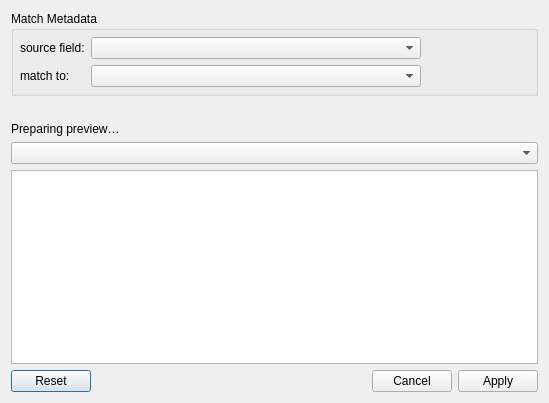
<?xml version="1.0" encoding="UTF-8"?>
<ui version="4.0">
 <class>dialog_media_links</class>
 <widget class="QDialog" name="dialog_media_links">
  <property name="geometry">
   <rect>
    <x>0</x>
    <y>0</y>
    <width>549</width>
    <height>403</height>
   </rect>
  </property>
  <property name="minimumSize">
   <size>
    <width>0</width>
    <height>0</height>
   </size>
  </property>
  <property name="windowTitle">
   <string>Link Media to Metadata</string>
  </property>
  <property name="surfaceRole" stdset="0">
   <string>panel</string>
  </property>
  <layout class="QVBoxLayout" name="layout_dialog">
   <item>
    <widget class="QGroupBox" name="group_match_metadata">
     <property name="sizePolicy">
      <sizepolicy hsizetype="Expanding" vsizetype="Preferred">
       <horstretch>2</horstretch>
       <verstretch>0</verstretch>
      </sizepolicy>
     </property>
     <property name="minimumSize">
      <size>
       <width>0</width>
       <height>0</height>
      </size>
     </property>
     <property name="title">
      <string>Match Metadata</string>
     </property>
     <layout class="QFormLayout" name="formLayout_2">
      <property name="fieldGrowthPolicy">
       <enum>QFormLayout::FieldGrowthPolicy::ExpandingFieldsGrow</enum>
      </property>
      <property name="labelAlignment">
       <set>Qt::AlignmentFlag::AlignLeading|Qt::AlignmentFlag::AlignLeft|Qt::AlignmentFlag::AlignVCenter</set>
      </property>
      <property name="formAlignment">
       <set>Qt::AlignmentFlag::AlignLeading|Qt::AlignmentFlag::AlignLeft|Qt::AlignmentFlag::AlignTop</set>
      </property>
      <property name="horizontalSpacing">
       <number>6</number>
      </property>
      <property name="verticalSpacing">
       <number>6</number>
      </property>
      <property name="leftMargin">
       <number>6</number>
      </property>
      <property name="topMargin">
       <number>6</number>
      </property>
      <property name="rightMargin">
       <number>6</number>
      </property>
      <property name="bottomMargin">
       <number>6</number>
      </property>
      <item row="0" column="0">
       <widget class="QLabel" name="label_2">
        <property name="sizePolicy">
         <sizepolicy hsizetype="Fixed" vsizetype="Preferred">
          <horstretch>0</horstretch>
          <verstretch>0</verstretch>
         </sizepolicy>
        </property>
        <property name="text">
         <string>source field:</string>
        </property>
       </widget>
      </item>
      <item row="0" column="1">
       <widget class="QComboBox" name="combo_source_field">
        <property name="toolTip">
         <string>Media field for matching items</string>
        </property>
        <property name="sizePolicy">
         <sizepolicy hsizetype="Expanding" vsizetype="Fixed">
          <horstretch>0</horstretch>
          <verstretch>0</verstretch>
         </sizepolicy>
        </property>
        <property name="minimumSize">
         <size>
          <width>0</width>
          <height>0</height>
         </size>
        </property>
        <property name="maximumSize">
         <size>
          <width>330</width>
          <height>16777215</height>
         </size>
        </property>
       </widget>
      </item>
      <item row="1" column="0">
       <widget class="QLabel" name="label_4">
        <property name="sizePolicy">
         <sizepolicy hsizetype="Fixed" vsizetype="Preferred">
          <horstretch>0</horstretch>
          <verstretch>0</verstretch>
         </sizepolicy>
        </property>
        <property name="text">
         <string>match to:</string>
        </property>
       </widget>
      </item>
      <item row="1" column="1">
       <widget class="QComboBox" name="combo_metadata_column">
        <property name="toolTip">
         <string>Metadata field for matching items</string>
        </property>
        <property name="sizePolicy">
         <sizepolicy hsizetype="Expanding" vsizetype="Fixed">
          <horstretch>0</horstretch>
          <verstretch>0</verstretch>
         </sizepolicy>
        </property>
        <property name="minimumSize">
         <size>
          <width>0</width>
          <height>0</height>
         </size>
        </property>
        <property name="maximumSize">
         <size>
          <width>330</width>
          <height>16777215</height>
         </size>
        </property>
        <property name="sizeAdjustPolicy">
         <enum>QComboBox::SizeAdjustPolicy::AdjustToContentsOnFirstShow</enum>
        </property>
       </widget>
      </item>
     </layout>
    </widget>
   </item>
   <item>
    <widget class="QLabel" name="label_relationship">
     <property name="text">
      <string/>
     </property>
     <property name="wordWrap">
      <bool>true</bool>
     </property>
    </widget>
   </item>
   <item>
    <widget class="QLabel" name="label_summary">
     <property name="text">
      <string>Preparing preview…</string>
     </property>
     <property name="wordWrap">
      <bool>true</bool>
     </property>
    </widget>
   </item>
   <item>
    <widget class="QComboBox" name="combo_examples">
     <property name="toolTip">
      <string>Matching results to preview</string>
     </property>
    </widget>
   </item>
   <item>
    <widget class="QTableWidget" name="table_examples">
     <property name="editTriggers">
      <set>QAbstractItemView::EditTrigger::NoEditTriggers</set>
     </property>
    </widget>
   </item>
   <item>
    <widget class="QDialogButtonBox" name="button_box">
     <property name="standardButtons">
      <set>QDialogButtonBox::StandardButton::Apply|QDialogButtonBox::StandardButton::Cancel|QDialogButtonBox::StandardButton::Reset</set>
     </property>
    </widget>
   </item>
  </layout>
 </widget>
 <resources/>
 <connections/>
</ui>
